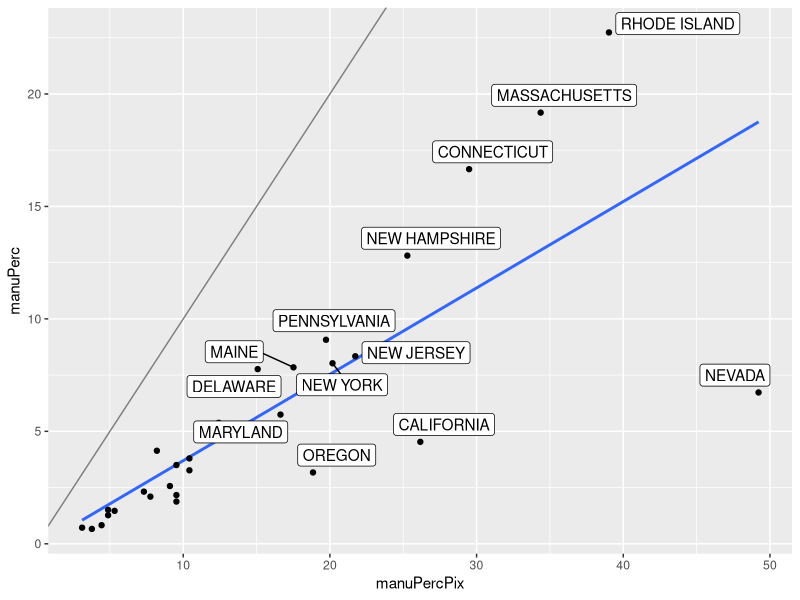
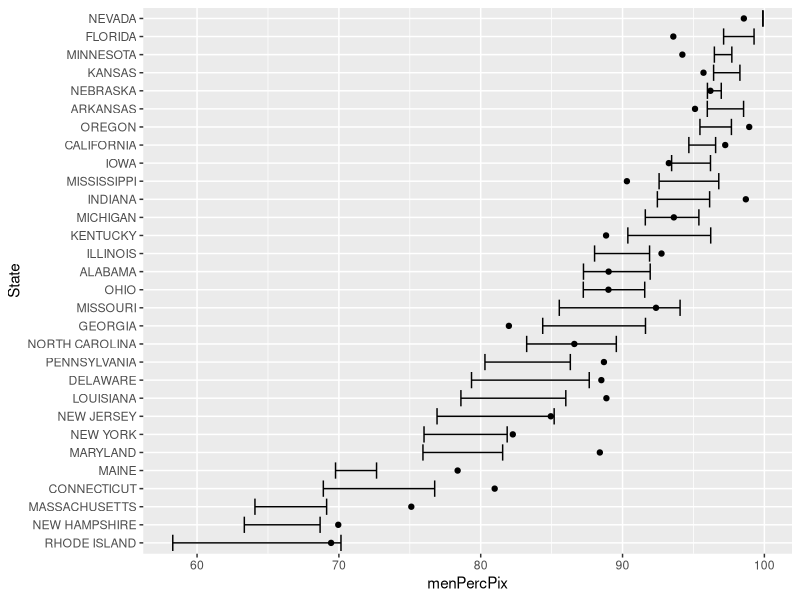

These charts were generated, in order, by the following R code:
## ---- chunk 1
knitr::opts_chunk$set(echo = TRUE)
## ---- chunk 2
library(tidyverse)
pixels <- readxl::read_excel("pixel-measurements.xlsx")
glimpse(pixels)
## ---- chunk 3
empl <- read.csv("Data/employment.csv")
## ---- chunk 4
manufacturing <- empl %>% select(
  State, TOTAL.POPULATION,
  TOTAL.HANDS.EMPLOYED.IN.MANUFACTURING,
  MALES.ABOVE.AGE.16.EMPLOYED.IN.MANUFACTURING,
  FEMALES.ABOVE.AGE.16.EMPLOYED.IN.MANUFACTURING,
  YOUTHS.EMPLOYED.IN.MANUFACTURING) 
manufacturing <- manufacturing %>% mutate(
  manuPerc = TOTAL.HANDS.EMPLOYED.IN.MANUFACTURING/TOTAL.POPULATION*100,
  menPerc = MALES.ABOVE.AGE.16.EMPLOYED.IN.MANUFACTURING/TOTAL.HANDS.EMPLOYED.IN.MANUFACTURING * 100,
  womenPerc = FEMALES.ABOVE.AGE.16.EMPLOYED.IN.MANUFACTURING/TOTAL.HANDS.EMPLOYED.IN.MANUFACTURING * 100,
  youthsPerc = YOUTHS.EMPLOYED.IN.MANUFACTURING/TOTAL.HANDS.EMPLOYED.IN.MANUFACTURING * 100
)
## ---- chunk 5
manu_pixel <- pixels %>% select(State, Manufacturing, Mfctr.Male, Mfctr.Female) %>% mutate(
  State=toupper(State),
  manuPercPix = Manufacturing/451*100,
  menPercPix = Mfctr.Male/(Mfctr.Male+Mfctr.Female)*100,
  womenPercPix = Mfctr.Female/(Mfctr.Male+Mfctr.Female)*100
)
  
## ---- chunk 6
combo <- left_join(manu_pixel, manufacturing, by="State")
combo %>% ggplot(aes(x = manuPercPix, y = manuPerc)) + 
  geom_abline(colour = "grey50") +
  geom_smooth(method="lm", se=FALSE) + geom_point() +
  ggrepel::geom_label_repel(aes(label=State), combo %>% filter(manuPercPix >= 15))
## ---- chunk 7
combo %>% mutate(State = reorder(State, menPerc)) %>%
  ggplot(aes(x = menPercPix, y = State)) +
  geom_errorbarh(aes(xmin=menPerc, xmax=menPerc+youthsPerc)) +
  geom_point()
